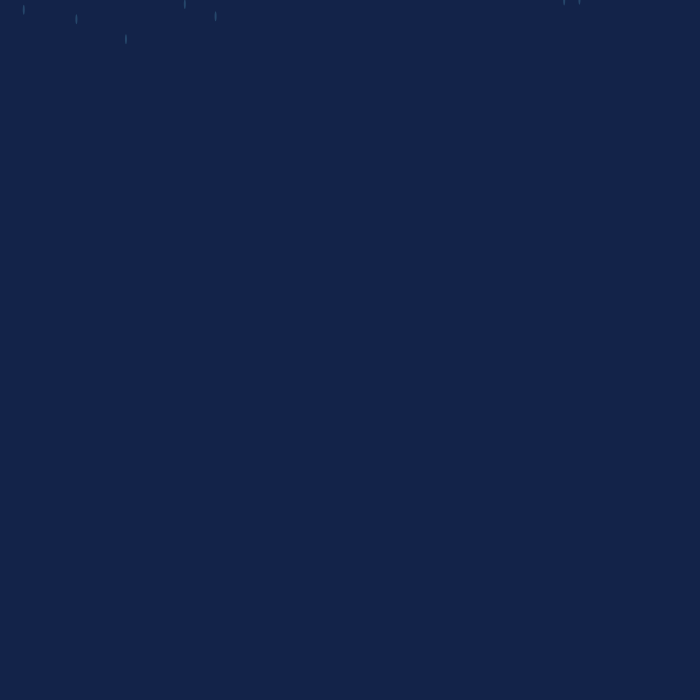
Frame 1 (no input)
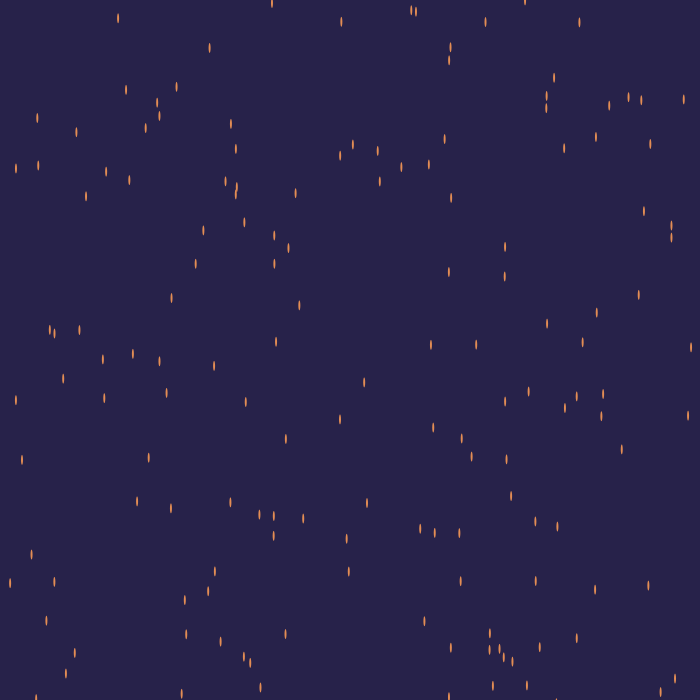
Frame 60 (the mouse pressed at the canvas centre just before this capture)
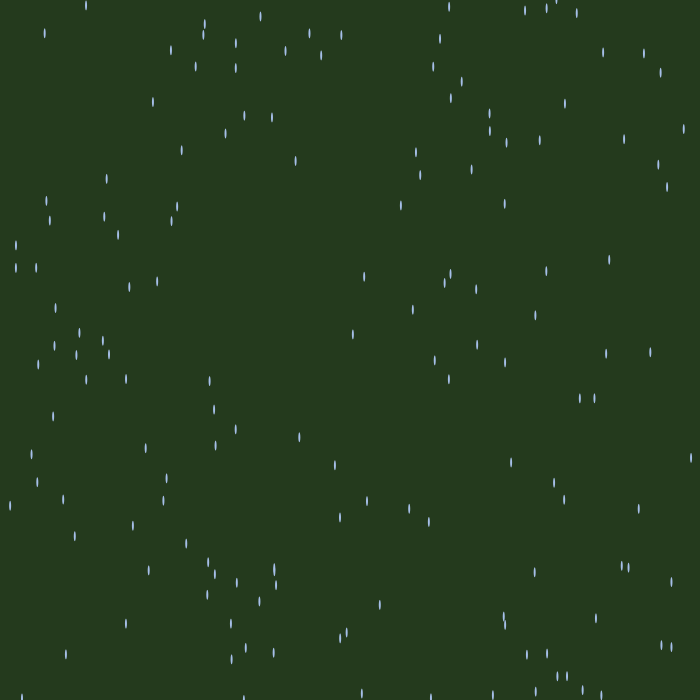
Frame 120 (the mouse held since frame 60 and released just before this capture)

The Processing sketch that drew these frames (run headless with seeded random() and noise(); from frame 60 on, the mouse is pressed at the canvas centre):

// Processing sketch: processing_157120
// ── processing_157120.pde

int ballCount=200;
float[] circleX = new float [ballCount];
float[] circleY = new float [ballCount];
float gravity;
float[] speedY = new float[ballCount];
float diam=10;

void setup() {
  size(700, 700);

  for (int i=0; i<ballCount; i++) {
    circleX[i]=random(diam/2, width-diam/2);
    circleY[i]=random(-1000, 0);
    speedY[i]=50;
  }

  gravity=0.1;
}

void draw() {
  
  
//  for (int i=0; i<ballCount - 1; i++) {
//    circleX[i] = circleX[i+1];
//    circleY[i] = circleY[i+1];
//  }
//
//  circleX[ballCount-1]=circleX;
//  circleY[ballCount-1]=circleY;

  float brightness = map(sin(frameCount/3),-1, 1, 1, 2);
  background((125*brightness/random(1,10)),(125*brightness/random(1,10)),(125*brightness/random(1,10)));
  
  noStroke();
  fill(random(255), random(255), random(255));
  for (int i=0; i<ballCount; i++) {
    circleY[i] += speedY[i];
    speedY[i] += gravity;
    ellipse(circleX[i], circleY[i], 2, diam);

    if (circleY[i]>height) {
      circleY[i]=random(-500, 0);
      gravity=0;
      
    }
  }
}
